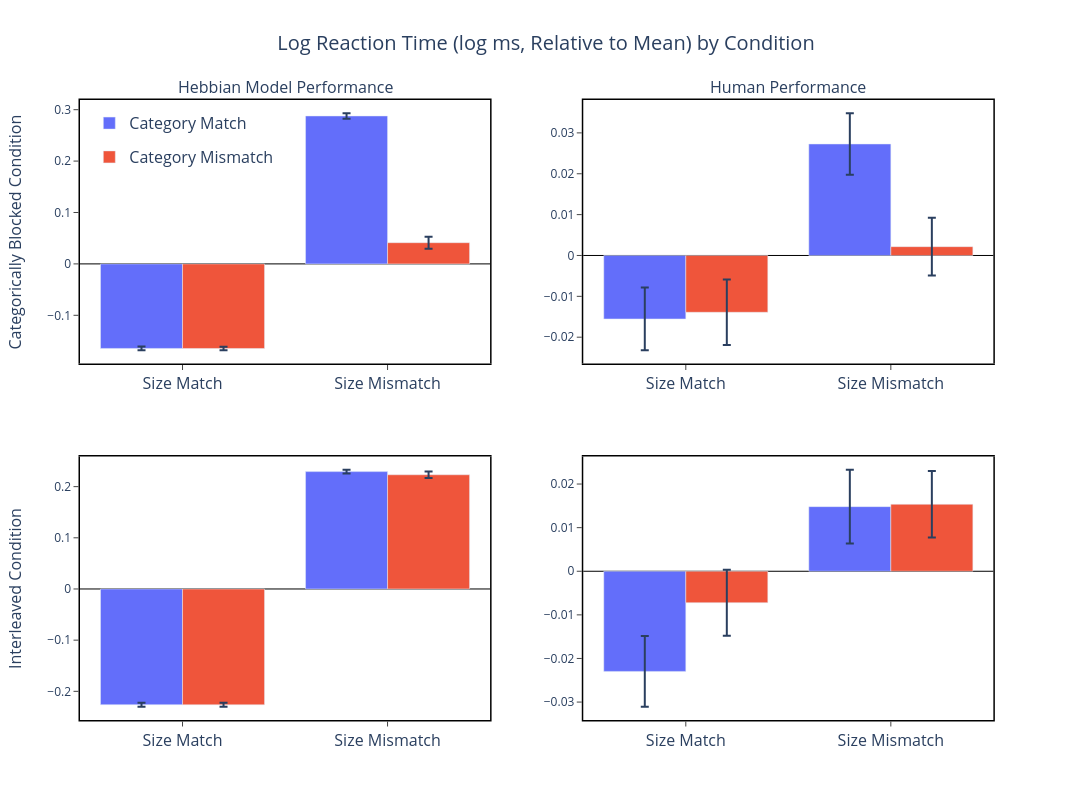
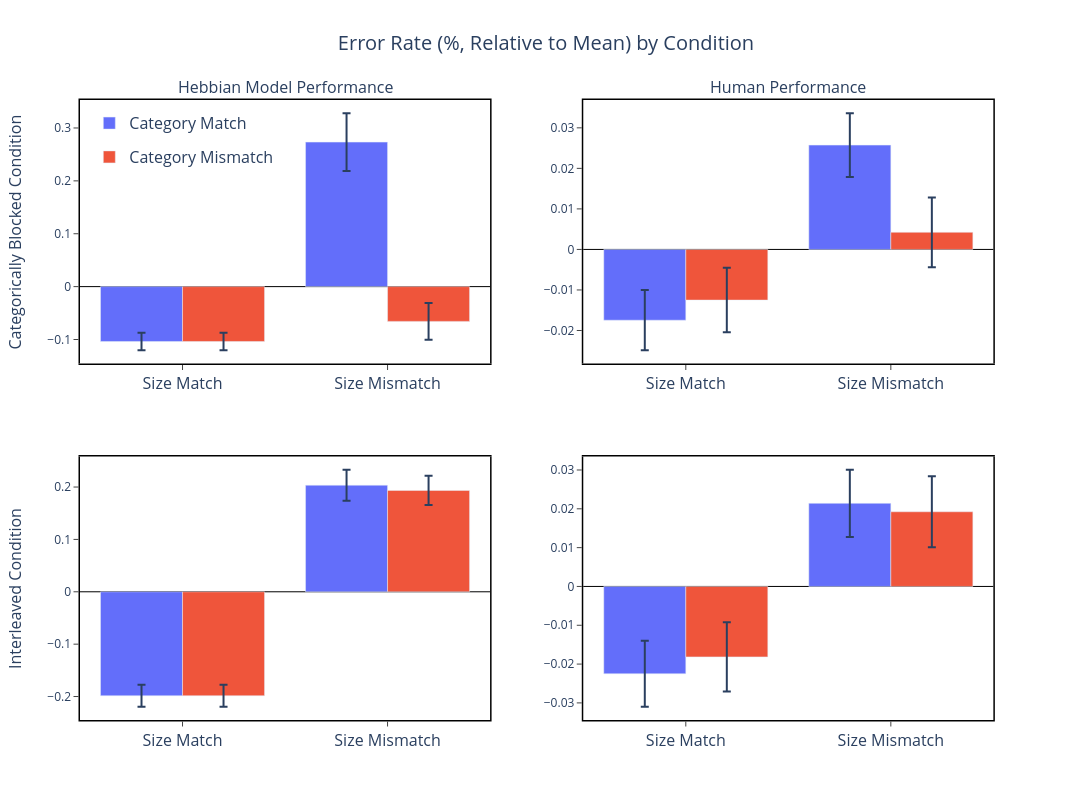

Source (notebook cell) for these figures, in order:
### Code cell
from make_plot import make_model_plot

models = [
    ('Hebbian Model', 'data/oja_simulation_data_0200.csv'),
]

make_model_plot(
    models,
    include_human=True
)

### Figure 1 — Plotly figure (JSON) as saved in the notebook; plotly's stock layout.template omitted (floating-point values rounded to 4 significant figures)
{"data": [{"alignmentgroup": "True", "error_y": {"array": [0.003844, 0.003804]}, "hovertemplate": "cat_condition=Category Match<br>size_condition=%{x}<br>rt_normalized=%{y}<extra></extra>", "legendgroup": "Category Match", "marker": {"color": "#636efa", "pattern": {"shape": ""}}, "name": "Category Match", "offsetgroup": "Category Match", "orientation": "v", "showlegend": true, "textposition": "auto", "type": "bar", "x": ["Size Match", "Size Mismatch"], "xaxis": "x3", "y": [-0.2262, 0.2293], "yaxis": "y3"}, {"alignmentgroup": "True", "error_y": {"array": [0.003921, 0.006268]}, "hovertemplate": "cat_condition=Category Mismatch<br>size_condition=%{x}<br>rt_normalized=%{y}<extra></extra>", "legendgroup": "Category Mismatch", "marker": {"color": "#EF553B", "pattern": {"shape": ""}}, "name": "Category Mismatch", "offsetgroup": "Category Mismatch", "orientation": "v", "showlegend": true, "textposition": "auto", "type": "bar", "x": ["Size Match", "Size Mismatch"], "xaxis": "x3", "y": [-0.2264, 0.2232], "yaxis": "y3"}, {"alignmentgroup": "True", "error_y": {"array": [0.003622, 0.005439]}, "hovertemplate": "cat_condition=Category Match<br>size_condition=%{x}<br>rt_normalized=%{y}<extra></extra>", "legendgroup": "Category Match", "marker": {"color": "#636efa", "pattern": {"shape": ""}}, "name": "Category Match", "offsetgroup": "Category Match", "orientation": "v", "showlegend": false, "textposition": "auto", "type": "bar", "x": ["Size Match", "Size Mismatch"], "xaxis": "x", "y": [-0.1645, 0.2878], "yaxis": "y"}, {"alignmentgroup": "True", "error_y": {"array": [0.003596, 0.01156]}, "hovertemplate": "cat_condition=Category Mismatch<br>size_condition=%{x}<br>rt_normalized=%{y}<extra></extra>", "legendgroup": "Category Mismatch", "marker": {"color": "#EF553B", "pattern": {"shape": ""}}, "name": "Category Mismatch", "offsetgroup": "Category Mismatch", "orientation": "v", "showlegend": false, "textposition": "auto", "type": "bar", "x": ["Size Match", "Size Mismatch"], "xaxis": "x", "y": [-0.1645, 0.04126], "yaxis": "y"}, {"alignmentgroup": "True", "error_y": {"array": [0.008119, 0.008475]}, "hovertemplate": "cat_condition=Category Match<br>size_condition=%{x}<br>rt_normalized=%{y}<extra></extra>", "legendgroup": "Category Match", "marker": {"color": "#636efa", "pattern": {"shape": ""}}, "name": "Category Match", "offsetgroup": "Category Match", "orientation": "v", "showlegend": false, "textposition": "auto", "type": "bar", "x": ["Size Match", "Size Mismatch"], "xaxis": "x4", "y": [-0.02297, 0.01482], "yaxis": "y4"}, {"alignmentgroup": "True", "error_y": {"array": [0.007561, 0.007601]}, "hovertemplate": "cat_condition=Category Mismatch<br>size_condition=%{x}<br>rt_normalized=%{y}<extra></extra>", "legendgroup": "Category Mismatch", "marker": {"color": "#EF553B", "pattern": {"shape": ""}}, "name": "Category Mismatch", "offsetgroup": "Category Mismatch", "orientation": "v", "showlegend": false, "textposition": "auto", "type": "bar", "x": ["Size Match", "Size Mismatch"], "xaxis": "x4", "y": [-0.007211, 0.01536], "yaxis": "y4"}, {"alignmentgroup": "True", "error_y": {"array": [0.007672, 0.007541]}, "hovertemplate": "cat_condition=Category Match<br>size_condition=%{x}<br>rt_normalized=%{y}<extra></extra>", "legendgroup": "Category Match", "marker": {"color": "#636efa", "pattern": {"shape": ""}}, "name": "Category Match", "offsetgroup": "Category Match", "orientation": "v", "showlegend": false, "textposition": "auto", "type": "bar", "x": ["Size Match", "Size Mismatch"], "xaxis": "x2", "y": [-0.01554, 0.02728], "yaxis": "y2"}, {"alignmentgroup": "True", "error_y": {"array": [0.007992, 0.007062]}, "hovertemplate": "cat_condition=Category Mismatch<br>size_condition=%{x}<br>rt_normalized=%{y}<extra></extra>", "legendgroup": "Category Mismatch", "marker": {"color": "#EF553B", "pattern": {"shape": ""}}, "name": "Category Mismatch", "offsetgroup": "Category Mismatch", "orientation": "v", "showlegend": false, "textposition": "auto", "type": "bar", "x": ["Size Match", "Size Mismatch"], "xaxis": "x2", "y": [-0.0139, 0.002156], "yaxis": "y2"}], "layout": {"annotations": [{"font": {"size": 16}, "showarrow": false, "text": "Hebbian Model Performance", "x": 0.22, "xanchor": "center", "xref": "paper", "y": 1, "yanchor": "bottom", "yref": "paper"}, {"font": {"size": 16}, "showarrow": false, "text": "Human Performance", "x": 0.76, "xanchor": "center", "xref": "paper", "y": 1, "yanchor": "bottom", "yref": "paper"}, {"font": {"size": 16}, "showarrow": false, "text": "Categorically Blocked Condition", "textangle": -90, "x": -0.07, "xanchor": "center", "xref": "paper", "y": 0.7875, "yanchor": "middle", "yref": "paper"}, {"font": {"size": 16}, "showarrow": false, "text": "Interleaved Condition", "textangle": -90, "x": -0.07, "xanchor": "center", "xref": "paper", "y": 0.2125, "yanchor": "middle", "yref": "paper"}], "height": 800, "legend": {"font": {"size": 16}, "x": 0.01, "xanchor": "left", "y": 0.99, "yanchor": "top"}, "plot_bgcolor": "white", "title": {"font": {"size": 20}, "text": "Log Reaction Time (log ms, Relative to Mean) by Condition", "x": 0.5}, "width": 1200, "xaxis": {"anchor": "y", "domain": [0, 0.44], "linecolor": "black", "linewidth": 1.5, "mirror": true, "showgrid": false, "showline": true, "tickfont": {"size": 16}, "ticks": "outside", "title": {"font": {"size": 20}}}, "xaxis2": {"anchor": "y2", "domain": [0.54, 0.98], "linecolor": "black", "linewidth": 1.5, "mirror": true, "showgrid": false, "showline": true, "tickfont": {"size": 16}, "ticks": "outside", "title": {"font": {"size": 20}}}, "xaxis3": {"anchor": "y3", "domain": [0, 0.44], "linecolor": "black", "linewidth": 1.5, "mirror": true, "showgrid": false, "showline": true, "tickfont": {"size": 16}, "ticks": "outside", "title": {"font": {"size": 20}}}, "xaxis4": {"anchor": "y4", "domain": [0.54, 0.98], "linecolor": "black", "linewidth": 1.5, "mirror": true, "showgrid": false, "showline": true, "tickfont": {"size": 16}, "ticks": "outside", "title": {"font": {"size": 20}}}, "yaxis": {"anchor": "x", "domain": [0.575, 1], "linecolor": "black", "linewidth": 1.5, "mirror": true, "showgrid": false, "showline": true, "side": "left", "ticks": "outside", "title": {"font": {"size": 20}}, "zeroline": true, "zerolinecolor": "black", "zerolinewidth": 1}, "yaxis2": {"anchor": "x2", "domain": [0.575, 1], "linecolor": "black", "linewidth": 1.5, "mirror": true, "showgrid": false, "showline": true, "ticks": "outside", "title": {"font": {"size": 20}}, "zeroline": true, "zerolinecolor": "black", "zerolinewidth": 1}, "yaxis3": {"anchor": "x3", "domain": [0, 0.425], "linecolor": "black", "linewidth": 1.5, "mirror": true, "showgrid": false, "showline": true, "ticks": "outside", "title": {"font": {"size": 20}}, "zeroline": true, "zerolinecolor": "black", "zerolinewidth": 1}, "yaxis4": {"anchor": "x4", "domain": [0, 0.425], "linecolor": "black", "linewidth": 1.5, "mirror": true, "showgrid": false, "showline": true, "ticks": "outside", "title": {"font": {"size": 20}}, "zeroline": true, "zerolinecolor": "black", "zerolinewidth": 1}}}

### Figure 2 — Plotly figure (JSON) as saved in the notebook; plotly's stock layout.template omitted (floating-point values rounded to 4 significant figures)
{"data": [{"alignmentgroup": "True", "error_y": {"array": [0.02115, 0.02966]}, "hovertemplate": "cat_condition=Category Match<br>size_condition=%{x}<br>error_normalized=%{y}<extra></extra>", "legendgroup": "Category Match", "marker": {"color": "#636efa", "pattern": {"shape": ""}}, "name": "Category Match", "offsetgroup": "Category Match", "orientation": "v", "showlegend": true, "textposition": "auto", "type": "bar", "x": ["Size Match", "Size Mismatch"], "xaxis": "x3", "y": [-0.1985, 0.2035], "yaxis": "y3"}, {"alignmentgroup": "True", "error_y": {"array": [0.02115, 0.02795]}, "hovertemplate": "cat_condition=Category Mismatch<br>size_condition=%{x}<br>error_normalized=%{y}<extra></extra>", "legendgroup": "Category Mismatch", "marker": {"color": "#EF553B", "pattern": {"shape": ""}}, "name": "Category Mismatch", "offsetgroup": "Category Mismatch", "orientation": "v", "showlegend": true, "textposition": "auto", "type": "bar", "x": ["Size Match", "Size Mismatch"], "xaxis": "x3", "y": [-0.1985, 0.1935], "yaxis": "y3"}, {"alignmentgroup": "True", "error_y": {"array": [0.01673, 0.05474]}, "hovertemplate": "cat_condition=Category Match<br>size_condition=%{x}<br>error_normalized=%{y}<extra></extra>", "legendgroup": "Category Match", "marker": {"color": "#636efa", "pattern": {"shape": ""}}, "name": "Category Match", "offsetgroup": "Category Match", "orientation": "v", "showlegend": false, "textposition": "auto", "type": "bar", "x": ["Size Match", "Size Mismatch"], "xaxis": "x", "y": [-0.1038, 0.2732], "yaxis": "y"}, {"alignmentgroup": "True", "error_y": {"array": [0.01673, 0.03472]}, "hovertemplate": "cat_condition=Category Mismatch<br>size_condition=%{x}<br>error_normalized=%{y}<extra></extra>", "legendgroup": "Category Mismatch", "marker": {"color": "#EF553B", "pattern": {"shape": ""}}, "name": "Category Mismatch", "offsetgroup": "Category Mismatch", "orientation": "v", "showlegend": false, "textposition": "auto", "type": "bar", "x": ["Size Match", "Size Mismatch"], "xaxis": "x", "y": [-0.1038, -0.06575], "yaxis": "y"}, {"alignmentgroup": "True", "error_y": {"array": [0.008514, 0.00867]}, "hovertemplate": "cat_condition=Category Match<br>size_condition=%{x}<br>error_normalized=%{y}<extra></extra>", "legendgroup": "Category Match", "marker": {"color": "#636efa", "pattern": {"shape": ""}}, "name": "Category Match", "offsetgroup": "Category Match", "orientation": "v", "showlegend": false, "textposition": "auto", "type": "bar", "x": ["Size Match", "Size Mismatch"], "xaxis": "x4", "y": [-0.0225, 0.02141], "yaxis": "y4"}, {"alignmentgroup": "True", "error_y": {"array": [0.008903, 0.009138]}, "hovertemplate": "cat_condition=Category Mismatch<br>size_condition=%{x}<br>error_normalized=%{y}<extra></extra>", "legendgroup": "Category Mismatch", "marker": {"color": "#EF553B", "pattern": {"shape": ""}}, "name": "Category Mismatch", "offsetgroup": "Category Mismatch", "orientation": "v", "showlegend": false, "textposition": "auto", "type": "bar", "x": ["Size Match", "Size Mismatch"], "xaxis": "x4", "y": [-0.01815, 0.01924], "yaxis": "y4"}, {"alignmentgroup": "True", "error_y": {"array": [0.007431, 0.007883]}, "hovertemplate": "cat_condition=Category Match<br>size_condition=%{x}<br>error_normalized=%{y}<extra></extra>", "legendgroup": "Category Match", "marker": {"color": "#636efa", "pattern": {"shape": ""}}, "name": "Category Match", "offsetgroup": "Category Match", "orientation": "v", "showlegend": false, "textposition": "auto", "type": "bar", "x": ["Size Match", "Size Mismatch"], "xaxis": "x2", "y": [-0.01746, 0.02574], "yaxis": "y2"}, {"alignmentgroup": "True", "error_y": {"array": [0.007962, 0.008601]}, "hovertemplate": "cat_condition=Category Mismatch<br>size_condition=%{x}<br>error_normalized=%{y}<extra></extra>", "legendgroup": "Category Mismatch", "marker": {"color": "#EF553B", "pattern": {"shape": ""}}, "name": "Category Mismatch", "offsetgroup": "Category Mismatch", "orientation": "v", "showlegend": false, "textposition": "auto", "type": "bar", "x": ["Size Match", "Size Mismatch"], "xaxis": "x2", "y": [-0.0125, 0.004227], "yaxis": "y2"}], "layout": {"annotations": [{"font": {"size": 16}, "showarrow": false, "text": "Hebbian Model Performance", "x": 0.22, "xanchor": "center", "xref": "paper", "y": 1, "yanchor": "bottom", "yref": "paper"}, {"font": {"size": 16}, "showarrow": false, "text": "Human Performance", "x": 0.76, "xanchor": "center", "xref": "paper", "y": 1, "yanchor": "bottom", "yref": "paper"}, {"font": {"size": 16}, "showarrow": false, "text": "Categorically Blocked Condition", "textangle": -90, "x": -0.07, "xanchor": "center", "xref": "paper", "y": 0.7875, "yanchor": "middle", "yref": "paper"}, {"font": {"size": 16}, "showarrow": false, "text": "Interleaved Condition", "textangle": -90, "x": -0.07, "xanchor": "center", "xref": "paper", "y": 0.2125, "yanchor": "middle", "yref": "paper"}], "height": 800, "legend": {"font": {"size": 16}, "x": 0.01, "xanchor": "left", "y": 0.99, "yanchor": "top"}, "plot_bgcolor": "white", "title": {"font": {"size": 20}, "text": "Error Rate (%, Relative to Mean) by Condition", "x": 0.5}, "width": 1200, "xaxis": {"anchor": "y", "domain": [0, 0.44], "linecolor": "black", "linewidth": 1.5, "mirror": true, "showgrid": false, "showline": true, "tickfont": {"size": 16}, "ticks": "outside", "title": {"font": {"size": 20}}}, "xaxis2": {"anchor": "y2", "domain": [0.54, 0.98], "linecolor": "black", "linewidth": 1.5, "mirror": true, "showgrid": false, "showline": true, "tickfont": {"size": 16}, "ticks": "outside", "title": {"font": {"size": 20}}}, "xaxis3": {"anchor": "y3", "domain": [0, 0.44], "linecolor": "black", "linewidth": 1.5, "mirror": true, "showgrid": false, "showline": true, "tickfont": {"size": 16}, "ticks": "outside", "title": {"font": {"size": 20}}}, "xaxis4": {"anchor": "y4", "domain": [0.54, 0.98], "linecolor": "black", "linewidth": 1.5, "mirror": true, "showgrid": false, "showline": true, "tickfont": {"size": 16}, "ticks": "outside", "title": {"font": {"size": 20}}}, "yaxis": {"anchor": "x", "domain": [0.575, 1], "linecolor": "black", "linewidth": 1.5, "mirror": true, "showgrid": false, "showline": true, "side": "left", "ticks": "outside", "title": {"font": {"size": 20}}, "zeroline": true, "zerolinecolor": "black", "zerolinewidth": 1}, "yaxis2": {"anchor": "x2", "domain": [0.575, 1], "linecolor": "black", "linewidth": 1.5, "mirror": true, "showgrid": false, "showline": true, "ticks": "outside", "title": {"font": {"size": 20}}, "zeroline": true, "zerolinecolor": "black", "zerolinewidth": 1}, "yaxis3": {"anchor": "x3", "domain": [0, 0.425], "linecolor": "black", "linewidth": 1.5, "mirror": true, "showgrid": false, "showline": true, "ticks": "outside", "title": {"font": {"size": 20}}, "zeroline": true, "zerolinecolor": "black", "zerolinewidth": 1}, "yaxis4": {"anchor": "x4", "domain": [0, 0.425], "linecolor": "black", "linewidth": 1.5, "mirror": true, "showgrid": false, "showline": true, "ticks": "outside", "title": {"font": {"size": 20}}, "zeroline": true, "zerolinecolor": "black", "zerolinewidth": 1}}}
